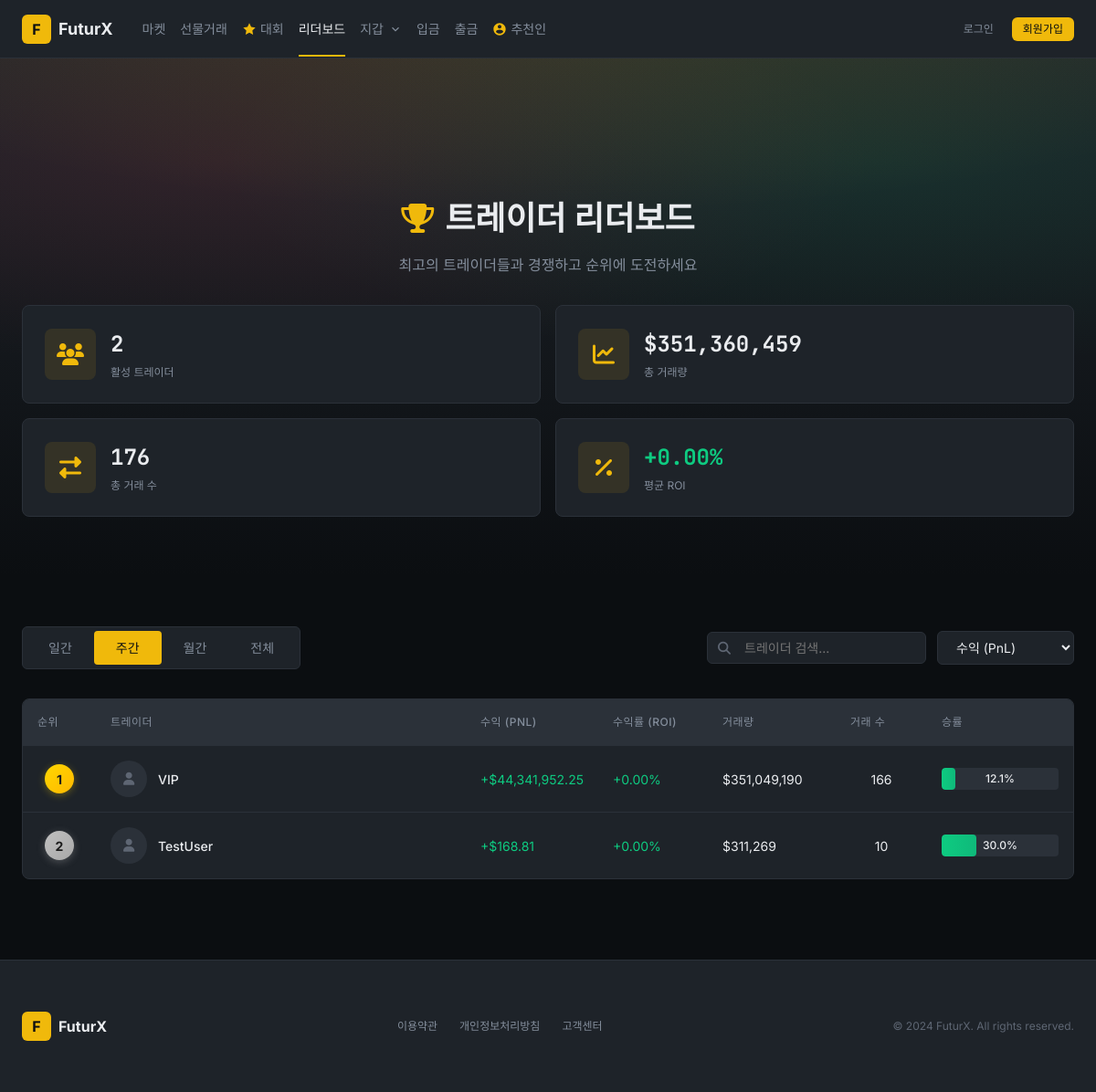
Page /leaderboard.php?period=weekly on the committed database.
### tables this page shows
CREATE TABLE `users` (
  `id` int NOT NULL AUTO_INCREMENT,
  `email` varchar(255) NOT NULL,
  `username` varchar(50) DEFAULT NULL,
  `password` varchar(255) NOT NULL,
  `nickname` varchar(50) NOT NULL,
  `avatar` varchar(255) DEFAULT NULL,
  `phone` varchar(20) DEFAULT NULL,
  `role` enum('user','vip','admin','superadmin') DEFAULT 'user',
  `status` enum('active','suspended','banned') DEFAULT 'active',
  `api_key` varchar(64) DEFAULT NULL,
  `api_secret` varchar(64) DEFAULT NULL,
  `is_active` tinyint(1) DEFAULT '1',
  `is_verified` tinyint(1) DEFAULT '0',
  `kyc_level` tinyint(1) DEFAULT '0',
  `vip_level` tinyint DEFAULT '0',
  `referral_code` varchar(20) DEFAULT NULL,
  `referred_by` int DEFAULT NULL,
  `last_login` datetime DEFAULT NULL,
  `last_login_at` datetime DEFAULT NULL,
  `last_login_ip` varchar(45) DEFAULT NULL,
  `login_ip` varchar(45) DEFAULT NULL,
  `created_at` datetime DEFAULT CURRENT_TIMESTAMP,
  `updated_at` datetime DEFAULT CURRENT_TIMESTAMP ON UPDATE CURRENT_TIMESTAMP,
  PRIMARY KEY (`id`),
  UNIQUE KEY `email` (`email`),
  UNIQUE KEY `api_key` (`api_key`),
  UNIQUE KEY `referral_code` (`referral_code`),
  KEY `idx_email` (`email`),
  KEY `idx_api_key` (`api_key`)
);

### leaderboard.php (the view, shortened to what this page needs)
<?php
$period = $_GET['period'] ?? 'daily';
function getPeriodKey($period) {
    switch ($period) {
        case 'weekly':
            return date('Y-W');
    }
}
$periodKey = getPeriodKey($period);
try {
    $db = getDB();
    $sql = "SELECT
                ls.*,
                u.username,
                u.nickname,
                u.avatar,
                u.vip_level
            FROM leaderboard_snapshots ls
            JOIN users u ON ls.user_id = u.id
            WHERE ls.period = :period
            AND ls.period_key = :period_key
            ORDER BY ls.rank ASC
            LIMIT 100";
    $stmt = $db->prepare($sql);
    $stmt->execute(['period' => $period, 'period_key' => $periodKey]);
    $leaderboard = $stmt->fetchAll(PDO::FETCH_ASSOC);
    if (empty($leaderboard)) {
        $dateCondition = '';
        switch ($period) {
            case 'weekly':
                $dateCondition = "AND t.created_at >= DATE_SUB(CURDATE(), INTERVAL WEEKDAY(CURDATE()) DAY)";
                break;
        }
        $sql = "SELECT
                    u.id as user_id,
                    u.username,
                    u.nickname,
                    u.avatar,
                    u.vip_level,
                    COALESCE(SUM(t.realized_pnl), 0) as pnl,
                    COALESCE(SUM(t.quote_quantity), 0) as volume,
                    COUNT(t.id) as trade_count,
                    SUM(CASE WHEN t.realized_pnl > 0 THEN 1 ELSE 0 END) as win_count,
                    COUNT(t.id) as total_trades
                FROM users u
                LEFT JOIN trades t ON u.id = t.user_id {$dateCondition}
                WHERE u.status = 'active'
                GROUP BY u.id
                HAVING trade_count > 0
                ORDER BY pnl DESC
                LIMIT 100";
        $stmt = $db->query($sql);
        $leaderboard = $stmt->fetchAll(PDO::FETCH_ASSOC);
        foreach ($leaderboard as $key => $row) {
            $leaderboard[$key]['rank'] = $key + 1;
            $leaderboard[$key]['roi'] = 0;
            $leaderboard[$key]['win_rate'] = $row['total_trades'] > 0
                ? round(($row['win_count'] / $row['total_trades']) * 100, 2)
                : 0;
        }
    }
    $statsSQL = "SELECT
                    COUNT(DISTINCT user_id) as total_traders,
                    SUM(volume) as total_volume,
                    SUM(trade_count) as total_trades,
                    AVG(roi) as avg_roi
                 FROM leaderboard_snapshots
                 WHERE period = :period AND period_key = :period_key";
    $stmt = $db->prepare($statsSQL);
    $stmt->execute(['period' => $period, 'period_key' => $periodKey]);
    $stats = $stmt->fetch(PDO::FETCH_ASSOC);
    if (!$stats['total_traders']) {
        $stats = [
            'total_traders' => count($leaderboard),
            'total_volume' => array_sum(array_column($leaderboard, 'volume')),
            'total_trades' => array_sum(array_column($leaderboard, 'trade_count')),
            'avg_roi' => count($leaderboard) > 0 ? array_sum(array_column($leaderboard, 'roi')) / count($leaderboard) : 0
        ];
    }
} catch (PDOException $e) {
    $leaderboard = [];
    $stats = ['total_traders' => 0, 'total_volume' => 0, 'total_trades' => 0, 'avg_roi' => 0];
}
$periodLabels = [
    'daily' => '일간',
    'weekly' => '주간',
    'monthly' => '월간',
    'all' => '전체'
];
?>
<?php
require_once 'includes/head.php';
require_once 'includes/header.php';
?>
    <main class="main">
        <section class="leaderboard-hero">
            <div class="leaderboard-hero__bg"></div>
            <div class="container">
                <div class="leaderboard-hero__content">
                    <h1 class="leaderboard-hero__title">
                        <i class="fas fa-trophy"></i>
                        트레이더 리더보드
                    </h1>
                    <p class="leaderboard-hero__subtitle">
                        최고의 트레이더들과 경쟁하고 순위에 도전하세요
                    </p>
                </div>
                <div class="stats-grid">
                    <div class="stat-card">
                        <div class="stat-card__icon">
                            <i class="fas fa-users"></i>
                        </div>
                        <div class="stat-card__content">
                            <span class="stat-card__value"><?= number_format($stats['total_traders']) ?></span>
                            <span class="stat-card__label">활성 트레이더</span>
                        </div>
                    </div>
                    <div class="stat-card">
                        <div class="stat-card__icon">
                            <i class="fas fa-chart-line"></i>
                        </div>
                        <div class="stat-card__content">
                            <span class="stat-card__value">$<?= number_format($stats['total_volume'], 0) ?></span>
                            <span class="stat-card__label">총 거래량</span>
                        </div>
                    </div>
                    <div class="stat-card">
                        <div class="stat-card__icon">
                            <i class="fas fa-exchange-alt"></i>
                        </div>
                        <div class="stat-card__content">
                            <span class="stat-card__value"><?= number_format($stats['total_trades']) ?></span>
                            <span class="stat-card__label">총 거래 수</span>
                        </div>
                    </div>
                    <div class="stat-card">
                        <div class="stat-card__icon">
                            <i class="fas fa-percent"></i>
                        </div>
                        <div class="stat-card__content">
                            <span class="stat-card__value <?= $stats['avg_roi'] >= 0 ? 'num-positive' : 'num-negative' ?>">
                                <?= $stats['avg_roi'] >= 0 ? '+' : '' ?><?= number_format($stats['avg_roi'], 2) ?>%
                            </span>
                            <span class="stat-card__label">평균 ROI</span>
                        </div>
                    </div>
                </div>
            </div>
        </section>
        <section class="leaderboard-main">
            <div class="container">
                <div class="leaderboard-controls">
                    <div class="period-tabs">
                        <?php foreach ($periodLabels as $key => $label): ?>
                        <a href="?period=<?= $key ?>" class="period-tab <?= $period === $key ? 'active' : '' ?>">
                            <?= $label ?>
                        </a>
                        <?php endforeach; ?>
                    </div>
                    <div class="leaderboard-filters">
                        <div class="search-box">
                            <i class="fas fa-search"></i>
                            <input type="text" placeholder="트레이더 검색..." id="searchInput">
                        </div>
                        <select class="filter-select" id="sortBy">
                            <option value="pnl">수익 (PnL)</option>
                        </select>
                    </div>
                </div>
                <div class="leaderboard-table-wrapper">
                    <table class="leaderboard-table">
                        <thead>
                            <tr>
                                <th class="col-rank">순위</th>
                                <th class="col-trader">트레이더</th>
                                <th class="col-pnl">수익 (PnL)</th>
                                <th class="col-roi">수익률 (ROI)</th>
                                <th class="col-volume">거래량</th>
                                <th class="col-trades">거래 수</th>
                                <th class="col-winrate">승률</th>
                            </tr>
                        </thead>
                        <tbody id="leaderboardBody">
                            <?php if (empty($leaderboard)): ?>
                            <tr>
                                <td colspan="7" class="empty-state">
                                    <i class="fas fa-chart-bar"></i>
                                    <p>아직 거래 데이터가 없습니다</p>
                                </td>
                            </tr>
                            <?php else: ?>
                            <?php foreach ($leaderboard as $index => $trader): ?>
                            <tr class="trader-row" data-username="<?= htmlspecialchars(strtolower($trader['nickname'] ?: $trader['username'])) ?>">
                                <td class="col-rank">
                                    <?php if ($index < 3): ?>
                                        <span class="rank-badge rank-badge--<?= ['gold', 'silver', 'bronze'][$index] ?>">
                                            <?= $index + 1 ?>
                                        </span>
                                    <?php else: ?>
                                        <span class="rank-number"><?= $index + 1 ?></span>
                                    <?php endif; ?>
                                </td>
                                <td class="col-trader">
                                    <div class="trader-info">
                                        <div class="trader-avatar">
                                            <?php if ($trader['avatar']): ?>
                                                <img src="<?= htmlspecialchars($trader['avatar']) ?>" alt="">
                                            <?php else: ?>
                                                <i class="fas fa-user"></i>
                                            <?php endif; ?>
                                        </div>
                                        <div class="trader-details">
                                            <span class="trader-name">
                                                <?= htmlspecialchars($trader['nickname'] ?: $trader['username']) ?>
                                            </span>
                                        </div>
                                    </div>
                                </td>
                                <td class="col-pnl">
                                    <span class="<?= $trader['pnl'] >= 0 ? 'num-positive' : 'num-negative' ?>">
                                        <?= $trader['pnl'] >= 0 ? '+' : '' ?>$<?= number_format($trader['pnl'], 2) ?>
                                    </span>
                                </td>
                                <td class="col-roi">
                                    <span class="<?= $trader['roi'] >= 0 ? 'num-positive' : 'num-negative' ?>">
                                        <?= $trader['roi'] >= 0 ? '+' : '' ?><?= number_format($trader['roi'], 2) ?>%
                                    </span>
                                </td>
                                <td class="col-volume">
                                    $<?= number_format($trader['volume'], 0) ?>
                                </td>
                                <td class="col-trades">
                                    <?= number_format($trader['trade_count']) ?>
                                </td>
                                <td class="col-winrate">
                                    <div class="winrate-bar">
                                        <div class="winrate-fill" style="width: <?= min($trader['win_rate'], 100) ?>%"></div>
                                        <span class="winrate-text"><?= number_format($trader['win_rate'], 1) ?>%</span>
                                    </div>
                                </td>
                            </tr>
                            <?php endforeach; ?>
                            <?php endif; ?>
                        </tbody>
                    </table>
                </div>
            </div>
        </section>
    </main>
    <footer class="footer">
        <div class="container">
            <div class="footer__content">
                <div class="footer__logo">
                    <div class="header__logo-icon">F</div>
                    <span>FuturX</span>
                </div>
                <div class="footer__links">
                    <a href="#">이용약관</a>
                    <a href="#">개인정보처리방침</a>
                    <a href="#">고객센터</a>
                </div>
                <div class="footer__copyright">
                    © 2024 FuturX. All rights reserved.
                </div>
            </div>
        </div>
    </footer>
</body>
</html>

### common.css (style rules this page uses)
:root { --color-primary: #f0b90b; --color-primary-hover: #d9a60a; --color-primary-light: rgba(240, 185, 11, 0.1); --bg-primary: #0b0e11; --bg-secondary: #1e2329; --bg-tertiary: #2b3139; --bg-hover: #363c45; --text-primary: #eaecef; --text-secondary: #848e9c; --text-tertiary: #5e6673; --color-long: #0ecb81; --color-long-bg: rgba(14, 203, 129, 0.1); --color-short: #f6465d; --color-short-bg: rgba(246, 70, 93, 0.1); --color-warning: #f0b90b; --color-info: #1e88e5; --color-error: #f6465d; --color-success: #0ecb81; --border-color: #2b3139; --border-color-light: #363c45; --spacing-xs: 4px; --spacing-sm: 8px; --spacing-md: 12px; --spacing-lg: 16px; --spacing-xl: 24px; --spacing-xxl: 32px; --font-family: 'Inter', -apple-system, BlinkMacSystemFont, 'Segoe UI', Roboto, sans-serif; --font-mono: 'JetBrains Mono', 'Fira Code', 'Consolas', monospace; --font-size-xs: 11px; --font-size-sm: 12px; --font-size-md: 14px; --font-size-lg: 16px; --font-size-xl: 18px; --font-size-xxl: 24px; --font-size-hero: 32px; --font-weight-normal: 400; --font-weight-medium: 500; --font-weight-semibold: 600; --font-weight-bold: 700; --radius-sm: 4px; --radius-md: 6px; --radius-lg: 8px; --radius-xl: 12px; --shadow-sm: 0 1px 2px rgba(0, 0, 0, 0.3); --shadow-md: 0 4px 12px rgba(0, 0, 0, 0.4); --shadow-lg: 0 8px 24px rgba(0, 0, 0, 0.5); --transition-fast: 0.15s ease; --transition-normal: 0.25s ease; --header-height: 64px; --sidebar-width: 280px; --max-content-width: 1400px; }
*, *::before, *::after { box-sizing: border-box; margin: 0; padding: 0; }
html { font-size: 16px; -webkit-font-smoothing: antialiased; -moz-osx-font-smoothing: grayscale; }
body { font-family: var(--font-family); font-size: var(--font-size-md); color: var(--text-primary); background-color: var(--bg-primary); line-height: 1.5; min-height: 100vh; }
a { color: var(--color-primary); text-decoration: none; transition: color var(--transition-fast); }
input, select, textarea { font-family: inherit; font-size: inherit; color: inherit; background: var(--bg-tertiary); border: 1px solid var(--border-color); border-radius: var(--radius-md); padding: var(--spacing-sm) var(--spacing-md); outline: none; transition: border-color var(--transition-fast); }
.header__logo-icon { width: 32px; height: 32px; background: var(--color-primary); border-radius: var(--radius-md); display: flex; align-items: center; justify-content: center; font-weight: var(--font-weight-bold); color: var(--bg-primary); font-size: var(--font-size-lg); }
.num-positive { color: var(--color-long); }
.main { padding-top: var(--header-height); min-height: 100vh; }
.container { max-width: var(--max-content-width); margin: 0 auto; padding: var(--spacing-xl); }

### rows in the picture
users: nickname "VIP", pnl "44,341,952.25", vip_level "0.00", volume "351,049,190", trade_count "166", min($trader['win_rate'], 100) 12.05 (drawn), win_rate "12.1"
users: nickname "TestUser", pnl "168.81", vip_level "0.00", volume "311,269", trade_count "10", min($trader['win_rate'], 100) 30 (drawn), win_rate "30.0"

### other values in the picture
$stats['total_traders'] "2"
$stats['total_volume'] "351,360,459"
$stats['total_trades'] "176"
$stats['avg_roi'] "0.00"
$label "일간"
$label "주간"
$label "월간"
$label "전체"
